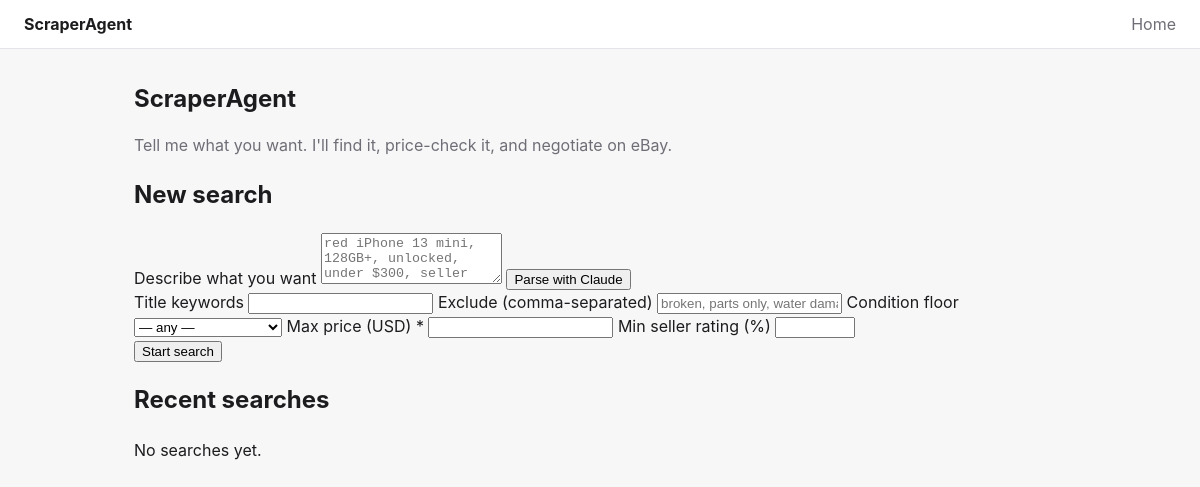
Before: / with the older database file.
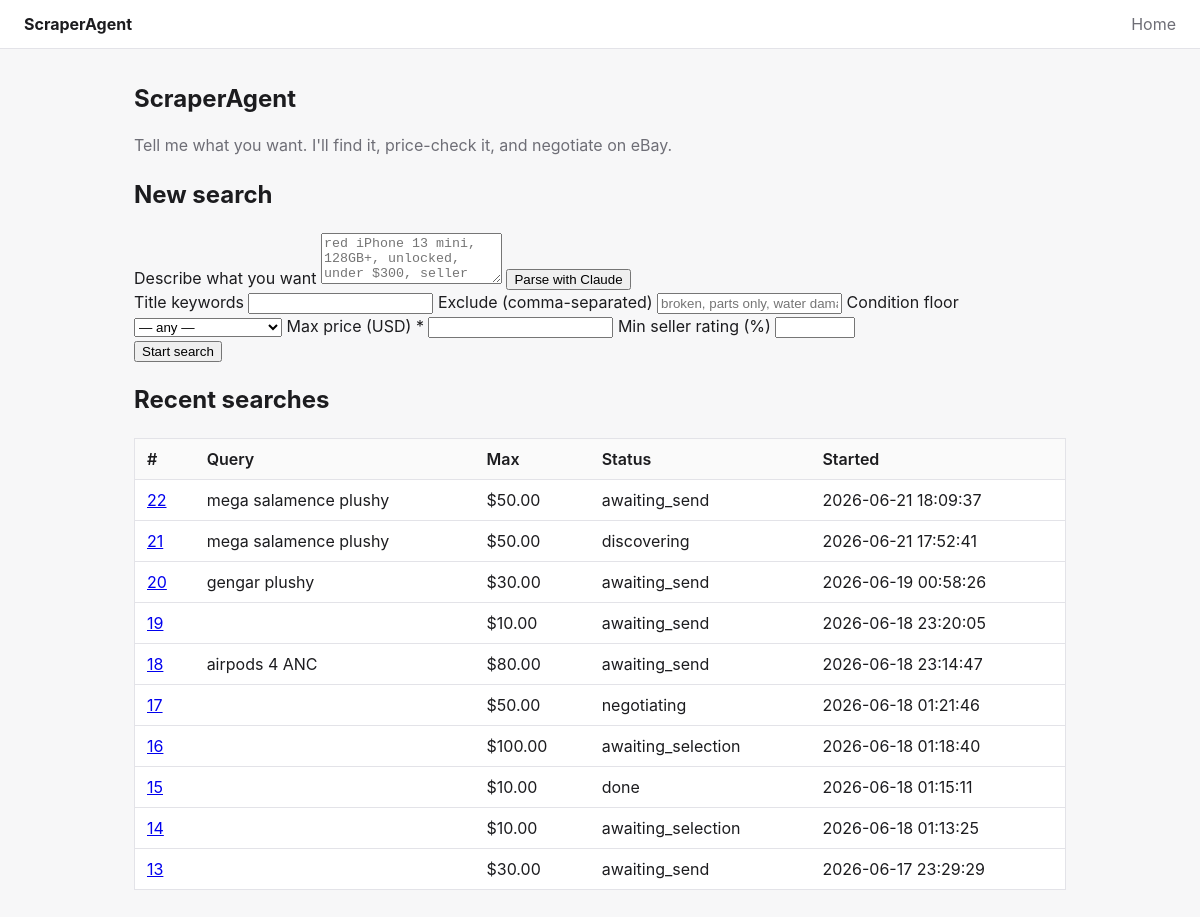
After: the same page with the newer database file.
### tables this page shows
CREATE TABLE searches (
    id INTEGER PRIMARY KEY AUTOINCREMENT,
    criteria_nl TEXT NOT NULL,
    criteria_structured_json TEXT NOT NULL,
    max_price REAL NOT NULL,
    status TEXT NOT NULL DEFAULT 'pending',  -- pending | discovering | awaiting_selection | negotiating | done | failed
    thread_id TEXT,                          -- LangGraph thread id
    error_message TEXT,                      -- populated when status = 'failed' (e.g. eBay API error)
    created_at TEXT NOT NULL DEFAULT (datetime('now')),
    completed_at TEXT
);

### api/main.py (the view)
@app.get("/", response_class=HTMLResponse)
def index(request: Request) -> HTMLResponse:
    recent = repo.list_recent_searches(limit=10)
    return templates.TemplateResponse(
        request,
        "index.html",
        {"recent_searches": recent},
    )

### templates/index.html (shortened to what this page needs)
{% extends "base.html" %}
{% block content %}
<section class="hero">
    <h1>ScraperAgent</h1>
    <p>Tell me what you want. I'll find it, price-check it, and negotiate on eBay.</p>
</section>
<section class="new-search">
    <h2>New search</h2>
    <form action="/searches" method="post" class="criteria-form">
        <label class="nl">
            Describe what you want
            <textarea name="criteria_nl" rows="3"
                      placeholder="red iPhone 13 mini, 128GB+, unlocked, under $300, seller rating 98%+"></textarea>
        </label>
        <button type="button"
                hx-post="/searches/parse"
                hx-include="[name='criteria_nl']"
                hx-target="#structured-fields"
                hx-swap="outerHTML">
            Parse with Claude
        </button>
        {% include "_criteria_form_fields.html" %}
        <button type="submit" class="primary">Start search</button>
    </form>
</section>
<section>
    <h2>Recent searches</h2>
    {% if recent_searches %}
        <table>
            <thead><tr><th>#</th><th>Query</th><th>Max</th><th>Status</th><th>Started</th></tr></thead>
            <tbody>
                {% for s in recent_searches %}
                <tr>
                    <td><a href="/searches/{{ s.id }}">{{ s.id }}</a></td>
                    <td>{{ s.criteria_nl }}</td>
                    <td>${{ "%.2f"|format(s.max_price) }}</td>
                    <td>{{ s.status }}</td>
                    <td>{{ s.created_at }}</td>
                </tr>
                {% endfor %}
            </tbody>
        </table>
    {% else %}
        <p>No searches yet.</p>
    {% endif %}
</section>
{% endblock %}

### templates/base.html (shortened to what this page needs)
<!doctype html>
<html lang="en">
<head>
    <link rel="stylesheet" href="/static/app.css">
</head>
<body>
    <header>
        <a href="/" class="brand">ScraperAgent</a>
        <nav>
            <a href="/">Home</a>
        </nav>
    </header>
    <main>
        {% block content %}{% endblock %}
    </main>
</body>
</html>

### templates/_criteria_form_fields.html (shortened to what this page needs)
<div id="structured-fields" class="structured-fields">
    <label>
        Title keywords
        <input type="text" name="title_keywords" value="{{ criteria.title_keywords if criteria else '' }}">
    </label>
    <label>
        Exclude (comma-separated)
        <input type="text" name="must_not_keywords_csv"
               value="{{ (criteria.must_not_keywords | join(', ')) if criteria and criteria.must_not_keywords else '' }}"
               placeholder="broken, parts only, water damage">
    </label>
    <label>
        Condition floor
        <select name="condition_floor">
            <option value="">— any —</option>
        </select>
    </label>
    <label>
        Max price (USD) <span class="req">*</span>
        <input type="number" name="max_price" step="0.01" min="0" required
               value="{{ criteria.max_price if criteria and criteria.max_price is not none else '' }}">
    </label>
    <label>
        Min seller rating (%)
        <input type="number" name="min_seller_rating" step="0.1" min="0" max="100"
               value="{{ criteria.min_seller_rating if criteria and criteria.min_seller_rating is not none else '' }}">
    </label>
</div>

### static/app.css (style rules this page uses)
:root { --bg: #f7f7f8; --fg: #1c1c1f; --muted: #6e6e76; --accent: #2563eb; --border: #e3e3e8; }
* { box-sizing: border-box; }
body { margin: 0; font-family: -apple-system, BlinkMacSystemFont, "Segoe UI", Roboto, sans-serif; background: var(--bg); color: var(--fg); line-height: 1.5; }
header { display: flex; align-items: center; justify-content: space-between; padding: 0.75rem 1.5rem; background: white; border-bottom: 1px solid var(--border); }
.brand { font-weight: 700; text-decoration: none; color: var(--fg); }
nav a { margin-left: 1rem; text-decoration: none; color: var(--muted); }
main { max-width: 980px; margin: 2rem auto; padding: 0 1.5rem; }
.hero h1 { margin-bottom: 0.25rem; }
.hero p { color: var(--muted); }
table { width: 100%; border-collapse: collapse; margin-top: 0.5rem; background: white; border: 1px solid var(--border); }
th, td { text-align: left; padding: 0.5rem 0.75rem; border-bottom: 1px solid var(--border); }
th { background: #fafafa; font-weight: 600; }
tbody tr:last-child td { border-bottom: none; }

Changed rows visible on the page:
added searches: id "22", criteria_nl "mega salamence plushy", max_price "50.00", status "awaiting_send", created_at "2026-06-21 18:09:37"
added searches: id "21", criteria_nl "mega salamence plushy", max_price "50.00", status "discovering", created_at "2026-06-21 17:52:41"
added searches: id "20", criteria_nl "gengar plushy", max_price "30.00", status "awaiting_send", created_at "2026-06-19 00:58:26"
added searches: id "19", max_price "10.00", status "awaiting_send", created_at "2026-06-18 23:20:05"
added searches: id "18", criteria_nl "airpods 4 ANC", max_price "80.00", status "awaiting_send", created_at "2026-06-18 23:14:47"
added searches: id "17", max_price "50.00", status "negotiating", created_at "2026-06-18 01:21:46"
added searches: id "16", max_price "100.00", status "awaiting_selection", created_at "2026-06-18 01:18:40"
added searches: id "15", max_price "10.00", status "done", created_at "2026-06-18 01:15:11"
added searches: id "14", max_price "10.00", status "awaiting_selection", created_at "2026-06-18 01:13:25"
added searches: id "13", max_price "30.00", status "awaiting_send", created_at "2026-06-17 23:29:29"
Other visible differences:
text no longer shown: "No searches yet."
text now shown: "# Query Max Status Started"
